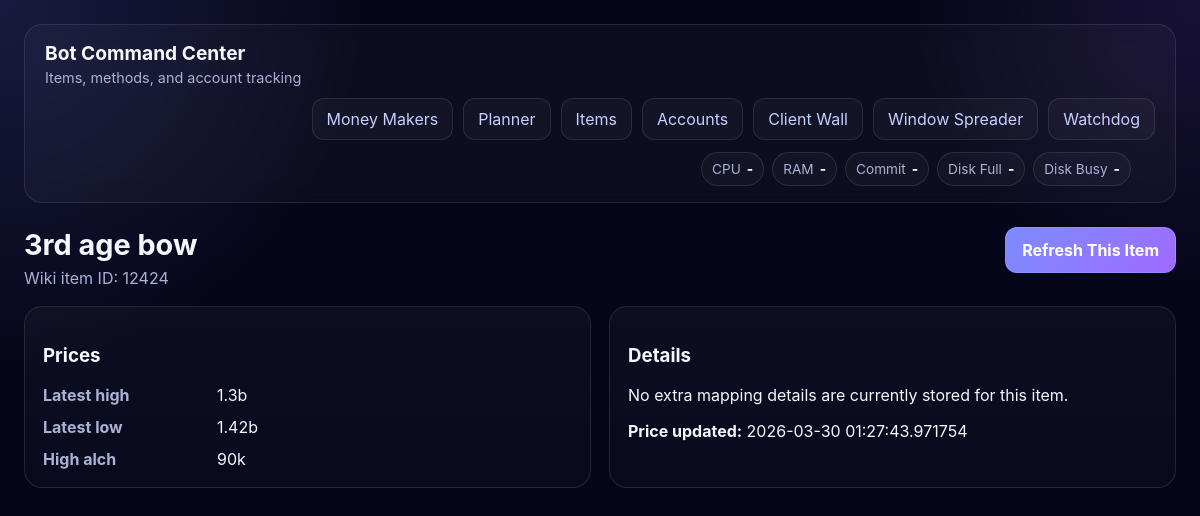
The page /items/3 on the database as committed earlier.
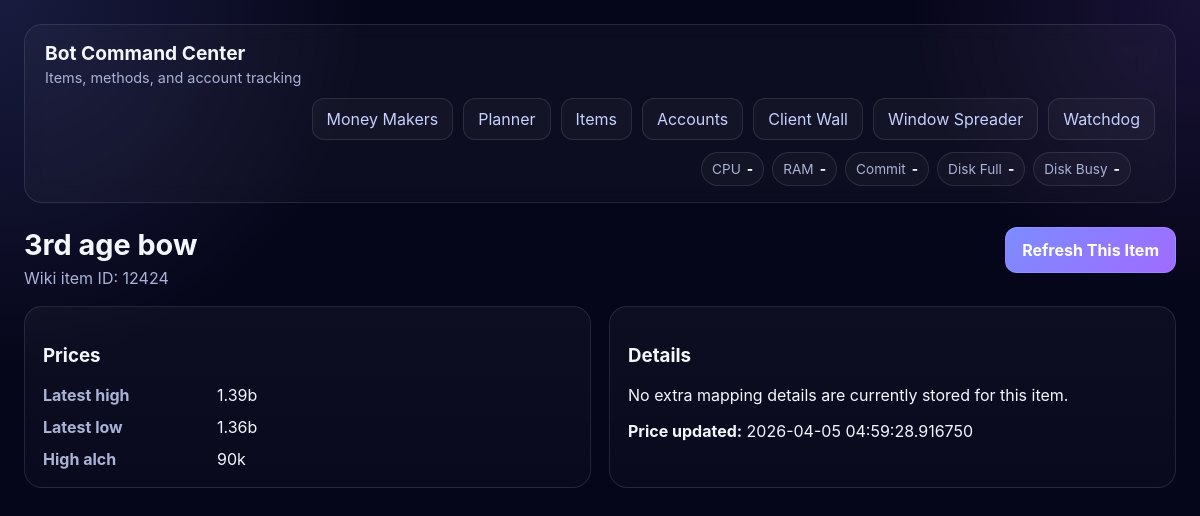
The same page on the database as committed later.
### app/models.py (models this page shows)
class Item(Base):
    __tablename__ = "item"
    id: Mapped[int] = mapped_column(primary_key=True)
    osrs_id: Mapped[Optional[int]] = mapped_column(Integer, nullable=True, unique=True, index=True)
    name: Mapped[str] = mapped_column(String(255), unique=True, index=True)
    high_alch_value: Mapped[Optional[int]] = mapped_column(Integer, nullable=True)
    ge_buy_price: Mapped[Optional[int]] = mapped_column(Integer, nullable=True)
    ge_sell_price: Mapped[Optional[int]] = mapped_column(Integer, nullable=True)
    updated_at: Mapped[Optional[datetime]] = mapped_column(DateTime(timezone=True), nullable=True)
    components: Mapped[list["MoneyMakerComponent"]] = relationship(
        back_populates="item",
        cascade="all, delete-orphan",
    )

### app/main.py (the view)
@app.get("/items/{item_id}", response_class=HTMLResponse)
def item_detail(request: Request, item_id: int, session: Session = Depends(get_session)):
    item = session.get(Item, item_id)
    if not item:
        raise HTTPException(status_code=404, detail="Item not found")
    return templates.TemplateResponse(
        request,
        "item_detail.html",
        {
            "request": request,
            "item": item,
            "message": request.query_params.get("message"),
        },
    )

### app/templates/item_detail.html
{% extends "base.html" %}
{% block content %}
<div class="page-header">
    <div>
        <h2>{{ item.name }}</h2>
        <p>Wiki item ID: {{ item.osrs_id or "-" }}</p>
    </div>
    <form action="/items/{{ item.id }}/refresh" method="post">
        <button type="submit">Refresh This Item</button>
    </form>
</div>
<div class="grid-2">
    <div class="card">
        <h3>Prices</h3>
        <dl>
            <dt>Latest high</dt><dd>{{ (item.ge_buy_price or 0) | gp }}</dd>
            <dt>Latest low</dt><dd>{{ (item.ge_sell_price or 0) | gp }}</dd>
            <dt>High alch</dt><dd>{{ (item.high_alch_value or 0) | gp }}</dd>
        </dl>
    </div>
    <div class="card">
        <h3>Details</h3>
        <p>No extra mapping details are currently stored for this item.</p>
        <p><strong>Price updated:</strong> {{ item.updated_at or "-" }}</p>
    </div>
</div>
{% endblock %}

Rows that differ between the two databases and show on the page:
changed Item "3rd age bow": ge_buy_price "1.3b" → "1.39b"; ge_sell_price "1.42b" → "1.36b"; updated_at "2026-03-30 01:27:43.971754" → "2026-04-05 04:59:28.916750"
